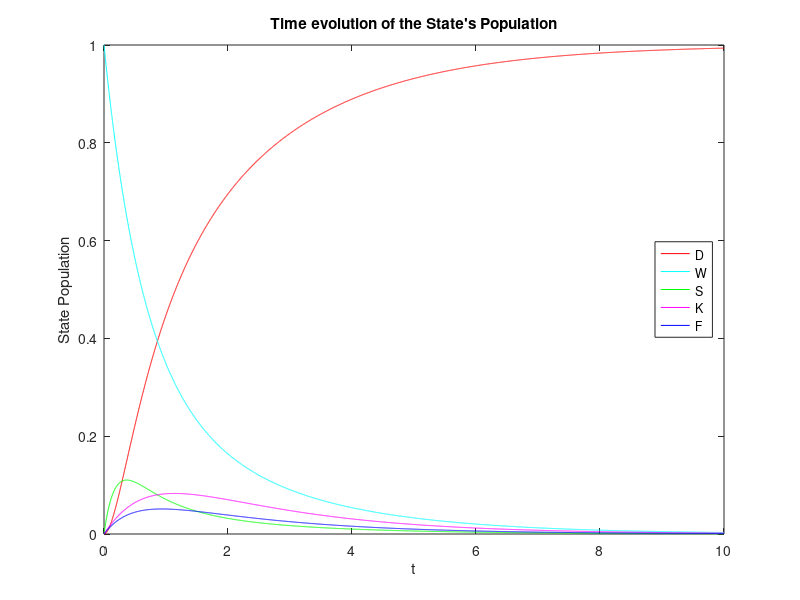

Write the MATLAB code that produced this figure.
clear all;

%number of steps
s = 5000;

% transition rates (in days^-1)
a = 1/1.1; % W -> S
b = 1/5.2; % W -> K
c = 1/6.0; % W -> F
d = 1/5.2; % S -> W
e = 1/4.1; % K -> W
f = 1/0.5; % F -> W
g = 1/6.0; % S -> K
h = 1/2.0; % K -> F
i = 5.0;   % S -> D
j = 1/10.0; % K -> D
k = 1/730; % F -> D

%transition rates vector
lambda = [a,b,c,d,e,f,g,h,i,j,k];

% dt
dt = (1/100)*1/(max(lambda));

% transition matrix
M = [1 0 i*dt j*dt k*dt; 
    0 1-((a + b + c)*dt) d*dt e*dt f*dt;
    0 a*dt 1-((d + g + i)*dt) 0 0;
    0 b*dt g*dt 1-((e + h + j)*dt) 0;
    0 c*dt 0 h*dt 1-((f + k)*dt)];

% population vector N = [D W S K F]
N = zeros(5,s);

% N(t = 0)
N(:,1) = [0 1 0 0 0];

% time evolution
for i = 2:s
    N(:,i) = M*N(:,i-1);
end

% evolution of each state
D = N(1,:);
W = N(2,:);
S = N(3,:);
K = N(4,:);
F = N(5,:);


% dt vector
DT = zeros(1,s);
for i = 1:s
    DT(i) = (i-1)*dt;
end

% plot of the evolution
plot(DT, D, 'r', DT, W, 'c', DT, S, 'g', DT, K, 'm', DT, F , 'b');
title("Time evolution of the State's Population");
xlabel('t');
ylabel('State Population');
legend({'D', 'W', 'S', 'K', 'F'}, 'Location', 'east');

% plot of the evolution taking account of mass
M_F = 1;
% Poner el resto de las masas

plot(DT, D, 'r', DT, W, 'c', DT, S, 'g', DT, K, 'm', DT, F , 'b');
title("Time evolution of the State's Population");
xlabel('t');
ylabel('State Population');
legend({'D', 'W', 'S', 'K', 'F'}, 'Location', 'east');

% Mirar para que tiempo se estabiliza


